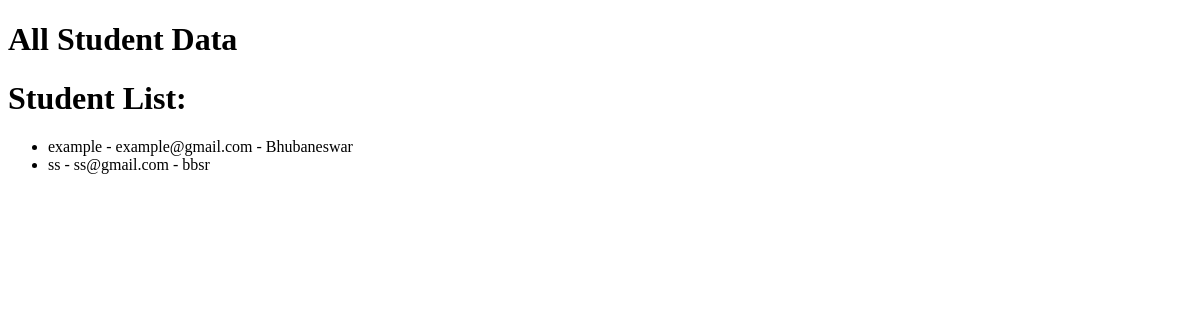
Page /student/all/ on the earlier database version.
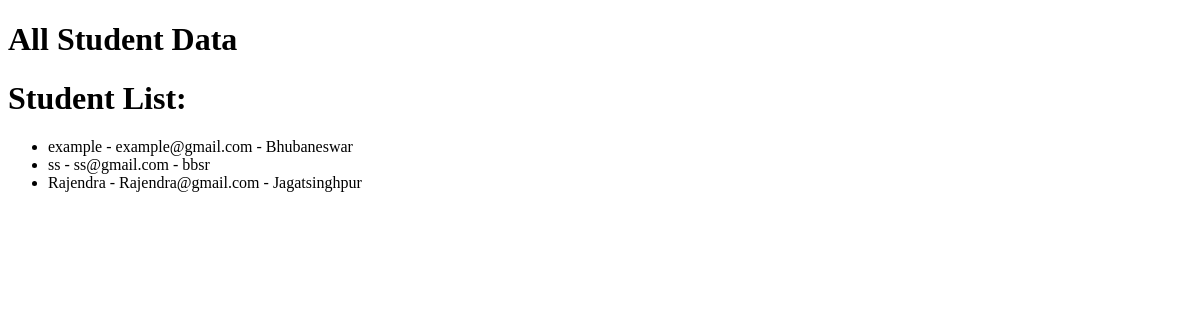
Same page on the later database version.
### student/models.py (models this page shows)
class Profile(models.Model):
    name = models.CharField(max_length = 70)
    email = models.EmailField(max_length = 255)
    city = models.CharField(max_length = 70)
    roll = models.IntegerField()
    state = models.CharField(max_length = 70)
    comment = models.CharField(max_length=70,default='nothing')
    def __str__(self):
        return self.name

### student/views.py (the view)
# urls.py: path('all/',all_data,name='all'),
def all_data(req):
    all_students = Profile.objects.all()
    print(all_students)
    return render(req,'student/all.html',{'students':all_students})

### student/templates/student/all.html (shortened to what this page needs)
<!DOCTYPE html>
<html>
    <head>
    </head>
    <body>
        <h1>All Student Data </h1>
        {%if students%}
            <h1>Student List:</h1>
            <ul>
                {% for student in students%}
                    <li>{{student.name}} - {{student.email}} - {{student.city}}</li>
                {% endfor %}
            </ul>
        {% else %}
            <h1>No Data </h1>
        {% endif %}
    </body>
</html>

Differences in the rows shown:
added Profile: name "Rajendra", email "Rajendra@gmail.com", city "Jagatsinghpur"
